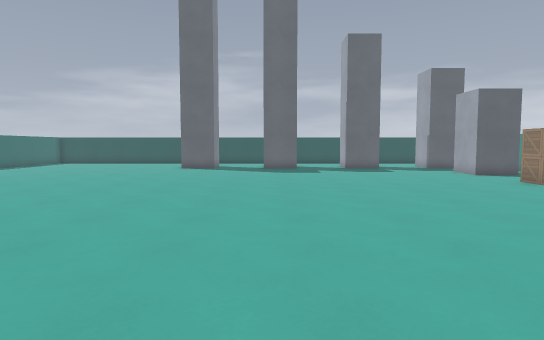
view 1 (above)

24 first-person views from a walk through a 3-D level made in the Godot game engine. The camera is 1.4 m above the floor, tilts 4° down and sees 75° across. The floor is counted in squares, 1 m on a side. Each view is taken from the middle of a square. On the plan, view 1 faces up. The plan holds only what a view shows up to about 15 squares ahead; the rest is blank. Surface patterns are stand-ins for the level's own textures.

view 2
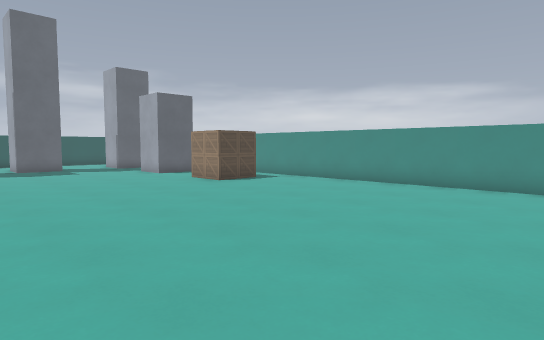

view 3
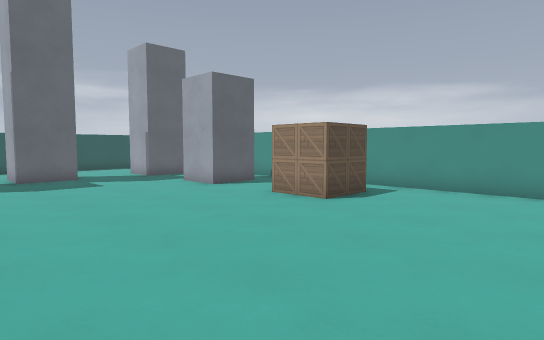

view 4
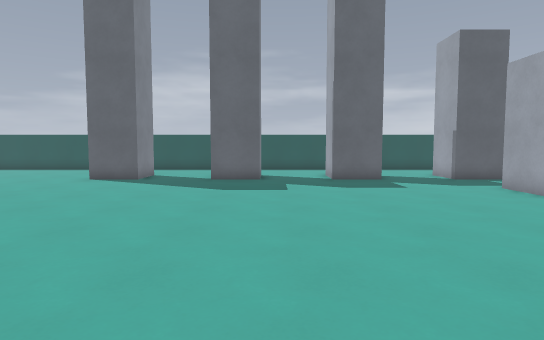

view 5
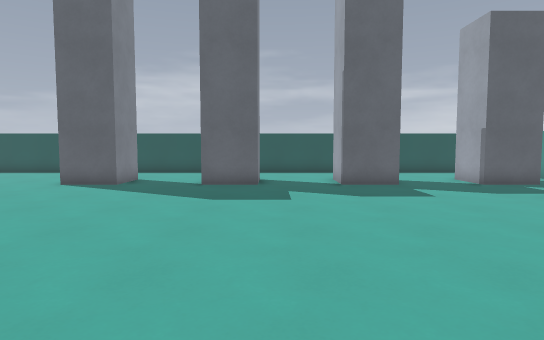

view 6
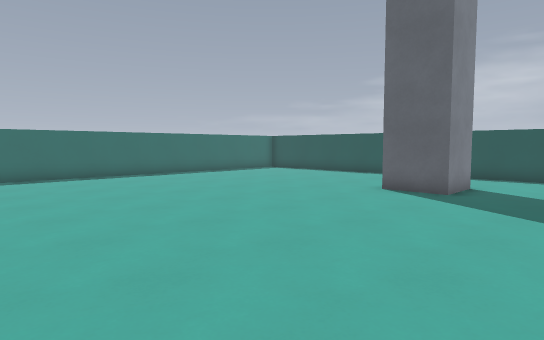

view 7
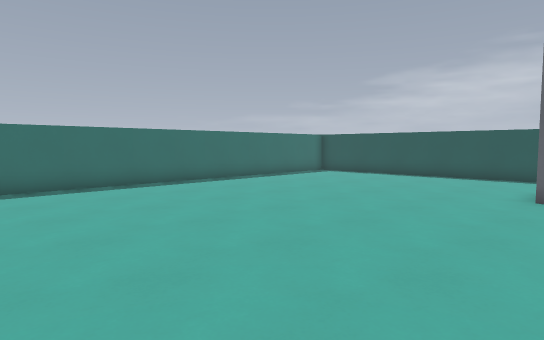

view 8
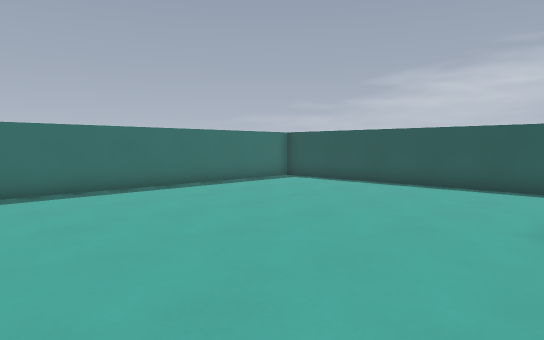

view 9
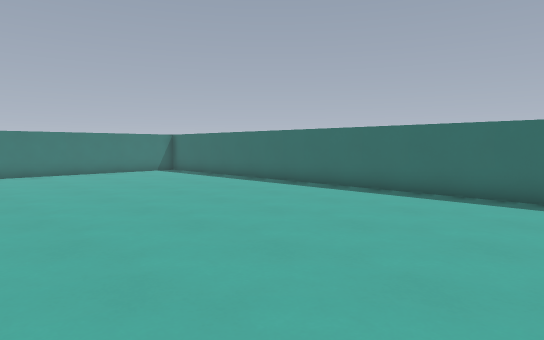

view 10
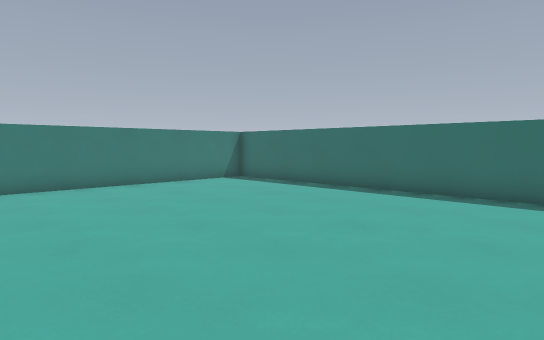

view 11
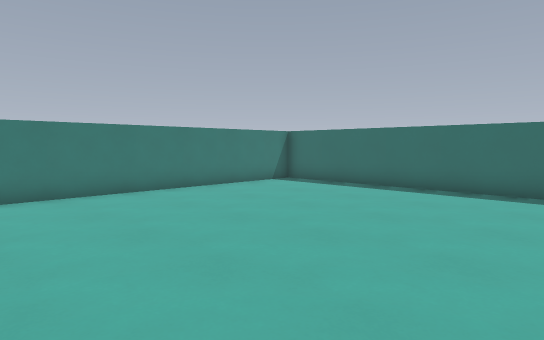

view 12
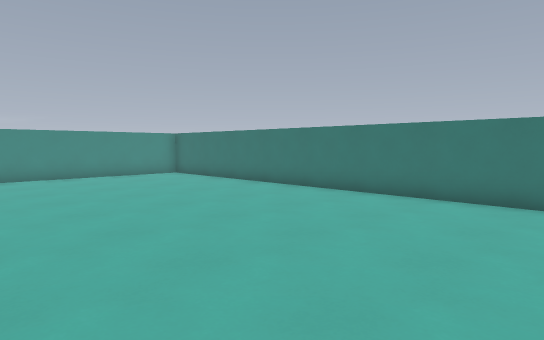

view 13
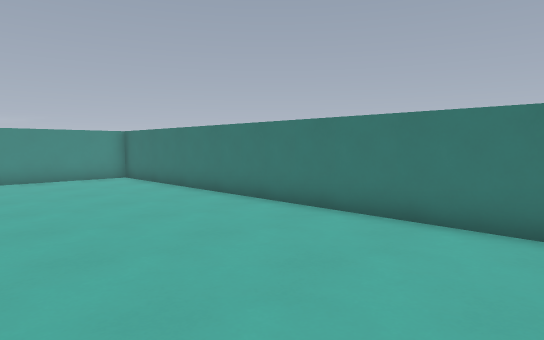

view 14
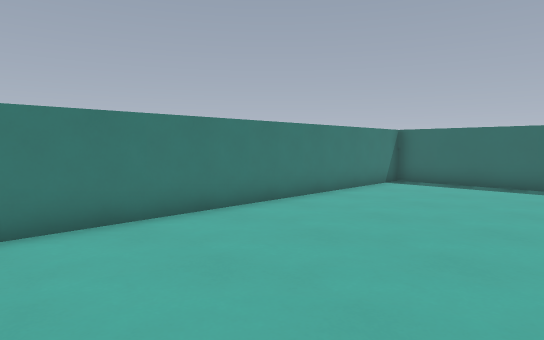

view 15
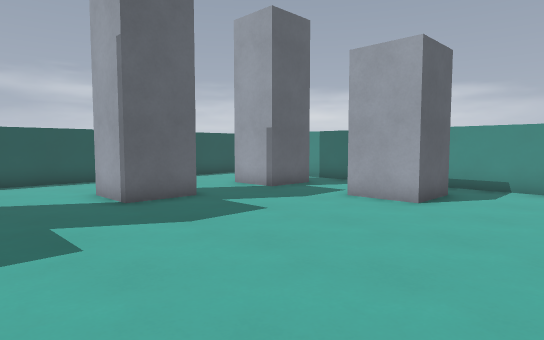

view 16
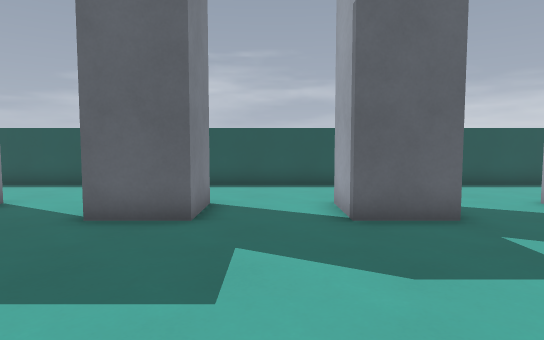

view 17
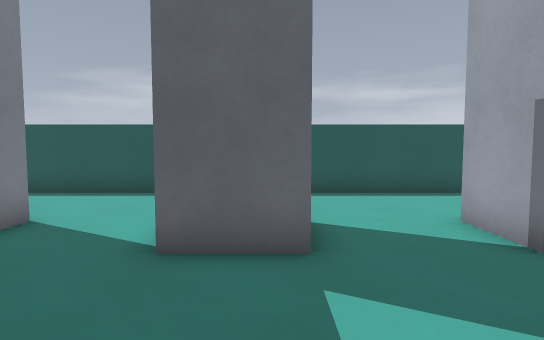

view 18
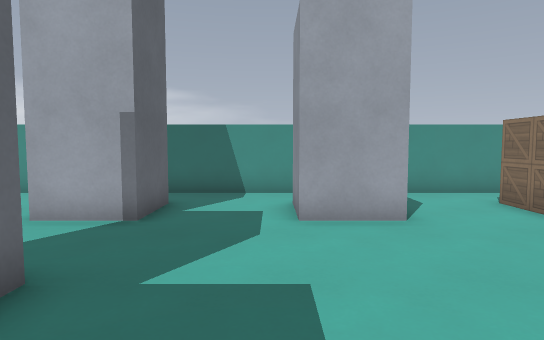

view 19
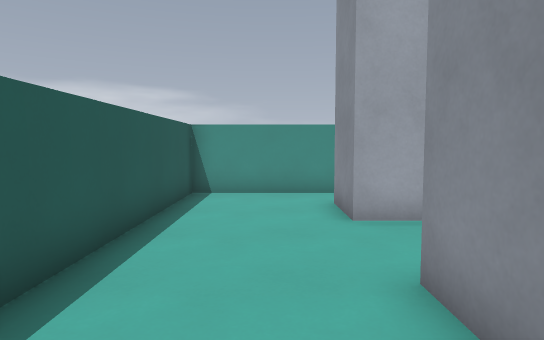

view 20
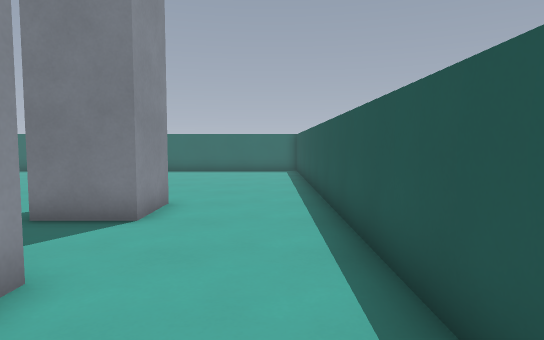

view 21
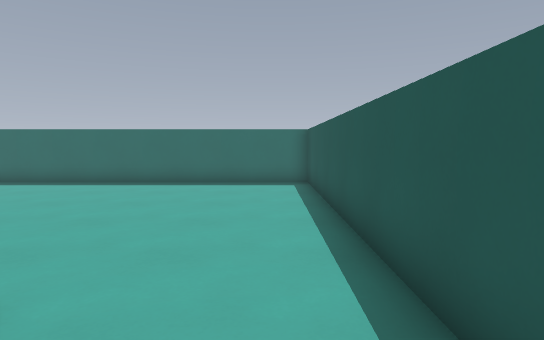

view 22
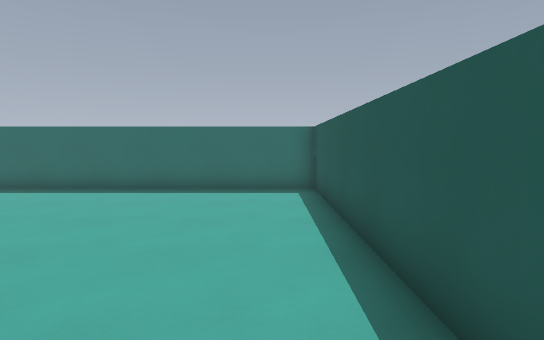

view 23
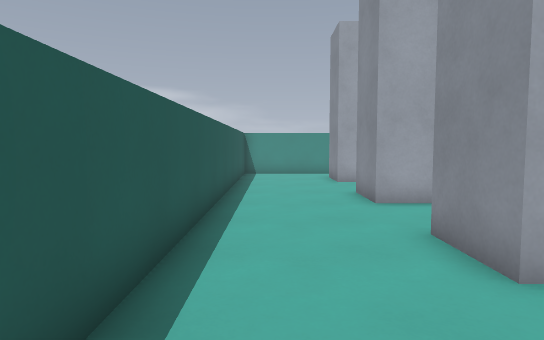

view 24
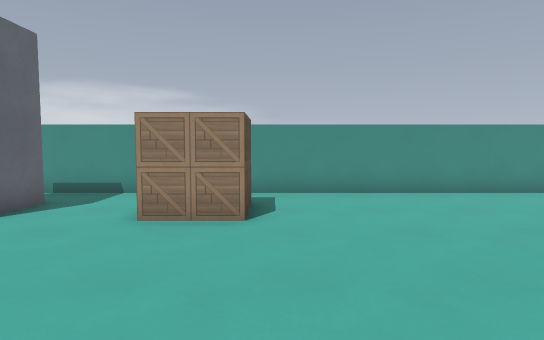

### Floor plan
Points are (right, up) in squares from view 1. A wall is a line through its corners. A room is listed if a view was taken in it or the views show most of it. See-through windows are left out.
Room 1 (views 1, 2, 3, 4, 5, 6, 7, 8, 9, 10, 11, 12, 13, 14, 15, 16, 17, 18, 19, 20, 21, 22, 23, 24)
walls: (-0.5, 23.5) (1.5, 23.5) (1.5, 21.5) (-0.5, 21.5); (-5.5, 23.5) (-3.5, 23.5) (-3.5, 21.5) (-5.5, 21.5); (6.6, 21.5) (4.5, 21.5) (4.5, 23.5) (6.5, 23.5); (-1.9, -2.3) (13, -2.3); (11.6, 16.5) (9.5, 16.5) (9.5, 18.5) (11.5, 18.5); (11.6, 21.5) (9.5, 21.5) (9.5, 23.5) (11.5, 23.5); (13.4, -2) (13.4, 27.4) (-16.4, 27.4) (-16.4, -2.3) (-3.8, -2.3)
objects: box (10, 12) to (11, 13)

Where each view was taken, in squares from view 1:
view 1: 0 up, 0 right, facing up
view 2: 0 up, 1 right, facing up-right
view 3: 6 up, 2 right, facing up-right
view 4: 7 up, 2 right, facing up
view 5: 9 up, 2 right, facing up
view 6: 11 up, 0 right, facing up-left
view 7: 11 up, 4 left, facing up-left
view 8: 15 up, 5 left, facing up-left
view 9: 16 up, 6 left, facing down-left
view 10: 10 up, 6 left, facing down-left
view 11: 8 up, 5 left, facing down-left
view 12: 7 up, 3 left, facing down-right
view 13: 4 up, 2 left, facing down-right
view 14: 4 up, 3 left, facing down-left
view 15: 13 up, 1 right, facing up-right
view 16: 15 up, 3 right, facing up
view 17: 17 up, 6 right, facing up
view 18: 19 up, 3 right, facing right
view 19: 25 up, 3 right, facing right
view 20: 26 up, 3 right, facing left
view 21: 26 up, 3 left, facing left
view 22: 26 up, 5 left, facing left
view 23: 26 up, 4 left, facing right
view 24: 11 up, 3 right, facing right
